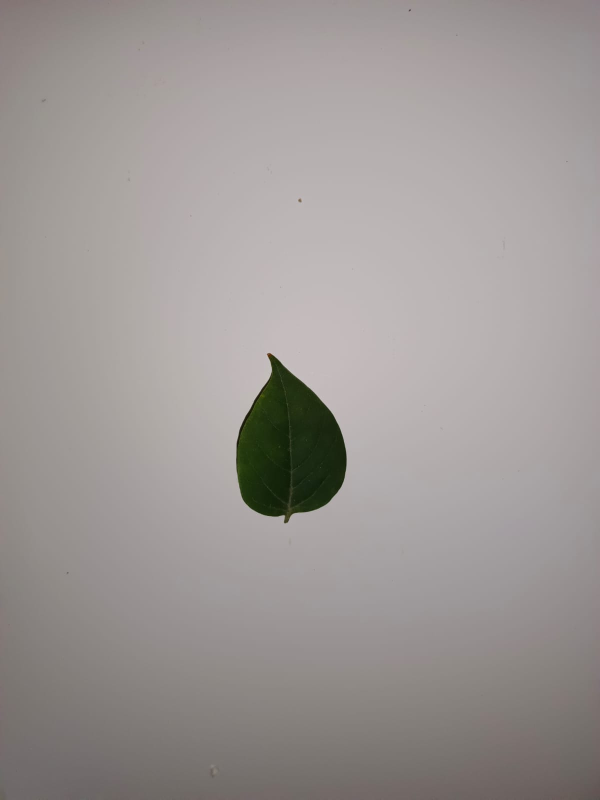
%> input picture data latih/bugenvil (1).jpg, 1200 x 1599 px (shown at 1/2 size); its folder holds 4 pictures in this run
$ octave pelatihan.m   (GNU Octave 9; MATLAB toolbox functions it lacks are replaced by stand-ins)
%> lines starting %> are read from the running program, lines starting %| are printed output that depends on the picture; in (x1, y1, x2, y2) boxes, pixels count from 0 and x2, y2 are one past the last pixel; in counts of white or black regions, pixels touching at a corner belong together; the program's own positions count from 1
clc; clear; close all; warning off all;

nama_folder = 'data latih';
nama_file = dir(fullfile(nama_folder,'*.jpg'));
jumlah_file = numel(nama_file);

area = zeros(1,jumlah_file);
perimeter = zeros(1,jumlah_file);
metric = zeros(1,jumlah_file);
eccentricity = zeros(1,jumlah_file);

% pengolahan citra terhadap seluruh file
for n = 1 : jumlah_file
    % membaca file citra rgb
    I = imread(fullfile(nama_folder, nama_file(n).name));
%> I is the input picture: size 1599x1200x3 uint8; mean R, G, B 157.2, 151.8, 149.9
    %figure,imshow(I);

    % Gryscale
    G = rgb2gray(I);
    %figure, imshow(G);

    K = imbinarize(G,0.45);
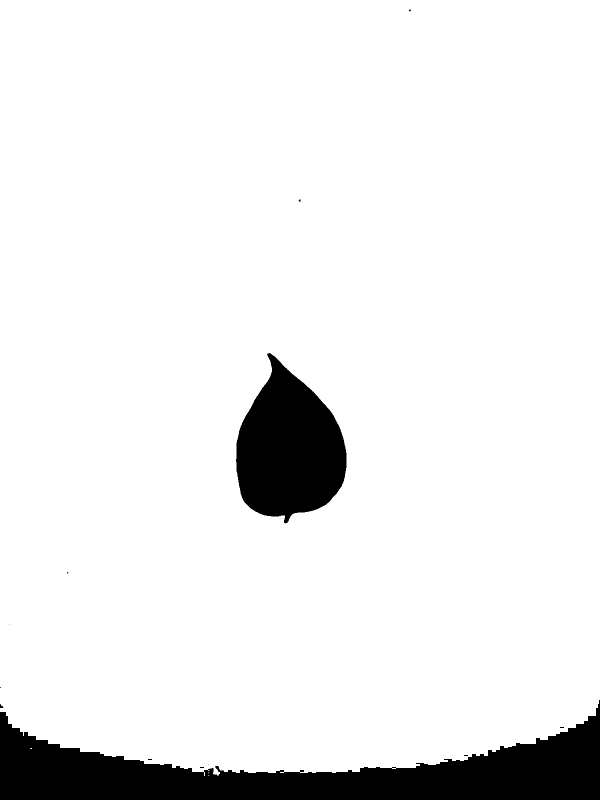
%> K: size 1599x1200 logical (shown at 1/2 size); 92% white; 13 black regions (10 under 20 px), largest, box (x1, y1, x2, y2) and area: (0, 1400, 1200, 1599) 103097, (472, 706, 693, 1047) 49431, (0, 1408, 7, 1416) 32
    %figure, imshow(K);

    % melakukan operasi komplemen
    L = imcomplement(K);
    %figure, imshow(L);

    % melakukan croping
    C = imcrop(L, [1 1 1200 1400]);
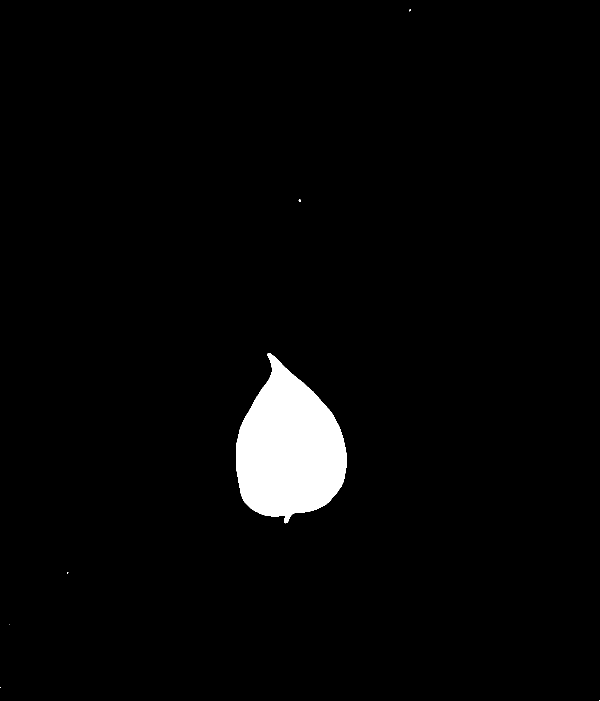
%> C: size 1401x1200 logical (shown at 1/2 size); 2.9% white; 7 white regions (6 under 20 px), largest, box (x1, y1, x2, y2) and area: (472, 706, 693, 1047) 49431
    %figure, imshow(C);

    % melakukan operasi morfologi
    % 1. closing
    str = strel('disk',5);
    M = imclose(C,str);
%> M: size 1401x1200 logical; 2.9% white; 7 white regions (6 under 20 px), largest, box (x1, y1, x2, y2) and area: (472, 706, 693, 1047) 49444
    %figure, imshow(M);

    % 2. filling holse
    N = imfill(M, 'holes');
    %figure, imshow(N);

    % 3. area opening
    O = bwareaopen(N, 5000);
    %figure, imshow(O);

    % ekstrasi ciri (bentuk)
    stats = regionprops(O,'Area','Perimeter', 'Eccentricity');
%> stats = 1 region; Area, Eccentricity and Perimeter: 49444 0.675 896.4
    area(n) = stats.Area;
    perimeter(n) = stats.Perimeter;
    metric(n) = 4*pi*area(n)/(perimeter(n)^2);
    eccentricity(n) = stats.Eccentricity;
end
%> pass 2 of the loop `for n = 1 : jumlah_file`:
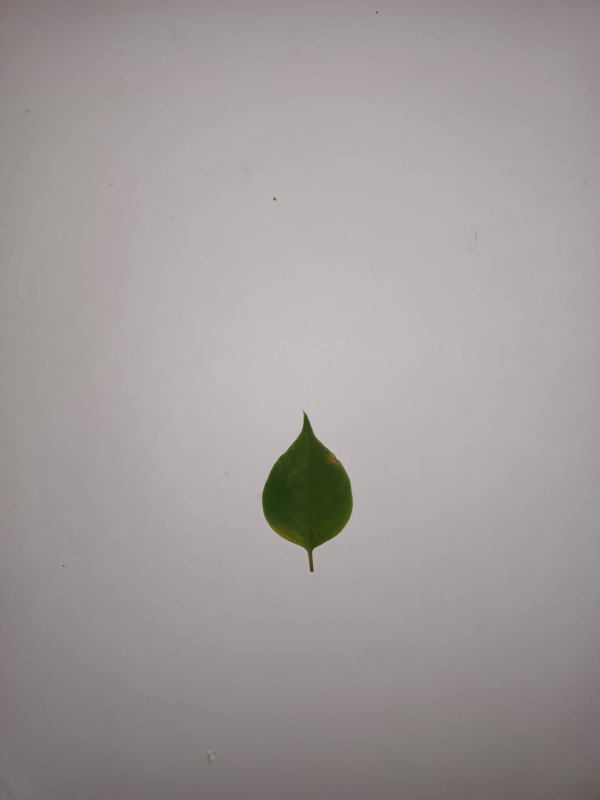
%> input picture data latih/bugenvil (10).jpg, 1200 x 1599 px (shown at 1/2 size)
%> I is the input picture: size 1599x1200x3 uint8; mean R, G, B 160.2, 154.5, 153.6
%> `K = imbinarize(G,0.45);`:
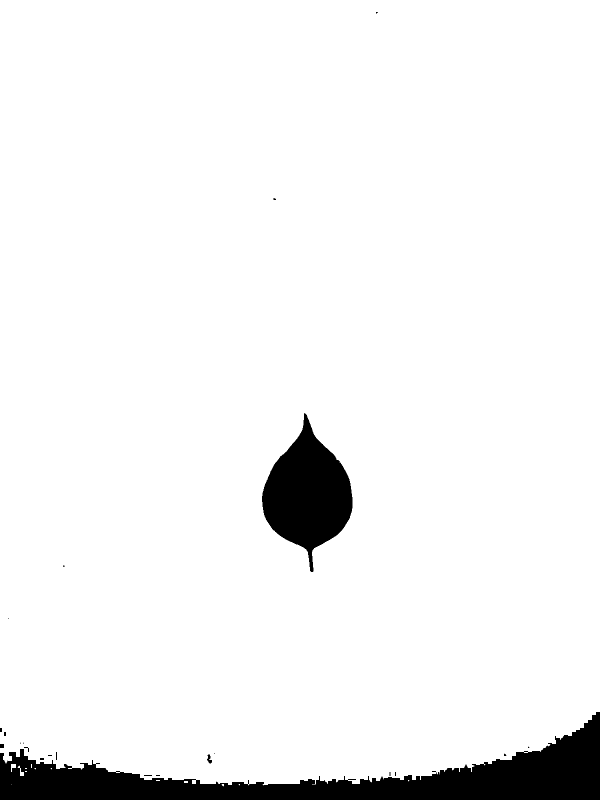
%> K: size 1599x1200 logical (shown at 1/2 size); 94.6% white; 23 black regions (13 under 20 px), largest, box (x1, y1, x2, y2) and area: (0, 1424, 1200, 1599) 73036, (524, 826, 705, 1144) 30723, (414, 1509, 424, 1527) 101
%> `C = imcrop(L, [1 1 1200 1400]);`:
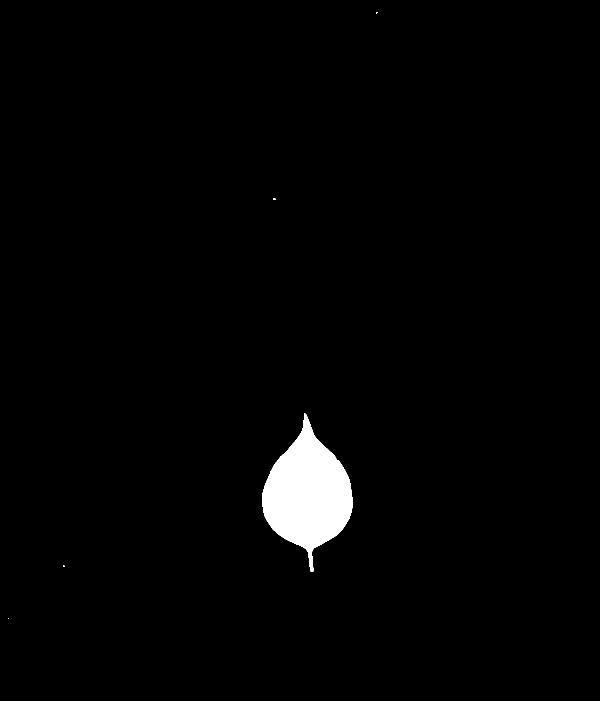
%> C: size 1401x1200 logical (shown at 1/2 size); 1.8% white; 5 white regions (4 under 20 px), largest, box (x1, y1, x2, y2) and area: (524, 826, 705, 1144) 30723
%> M: size 1401x1200 logical; 1.8% white; 5 white regions (4 under 20 px), largest, box (x1, y1, x2, y2) and area: (524, 826, 705, 1144) 30734
%> stats = 1 region; Area, Eccentricity and Perimeter: 30734 0.67 775.8
%> pass 3 of the loop `for n = 1 : jumlah_file`:
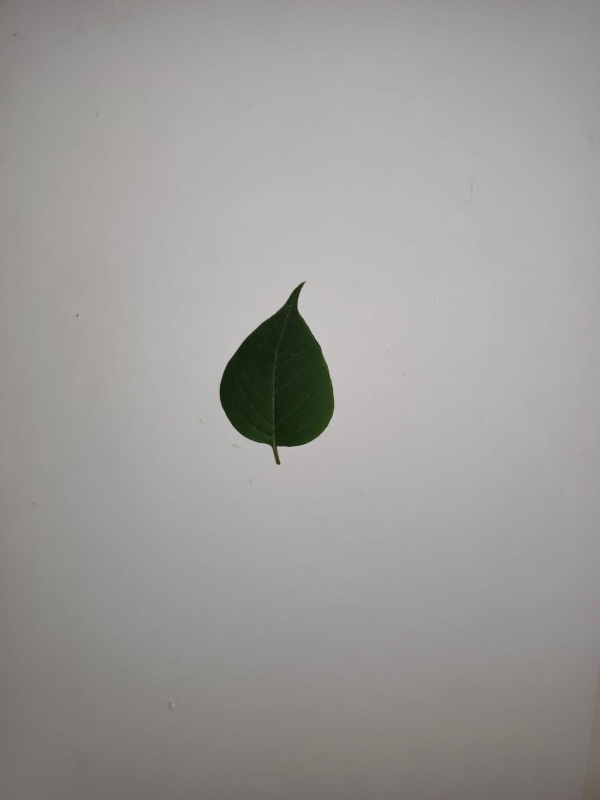
%> input picture data latih/bugenvil (100).jpg, 1200 x 1599 px (shown at 1/2 size)
%> I is the input picture: size 1599x1200x3 uint8; mean R, G, B 156.8, 155.1, 152.3
%> `K = imbinarize(G,0.45);`:
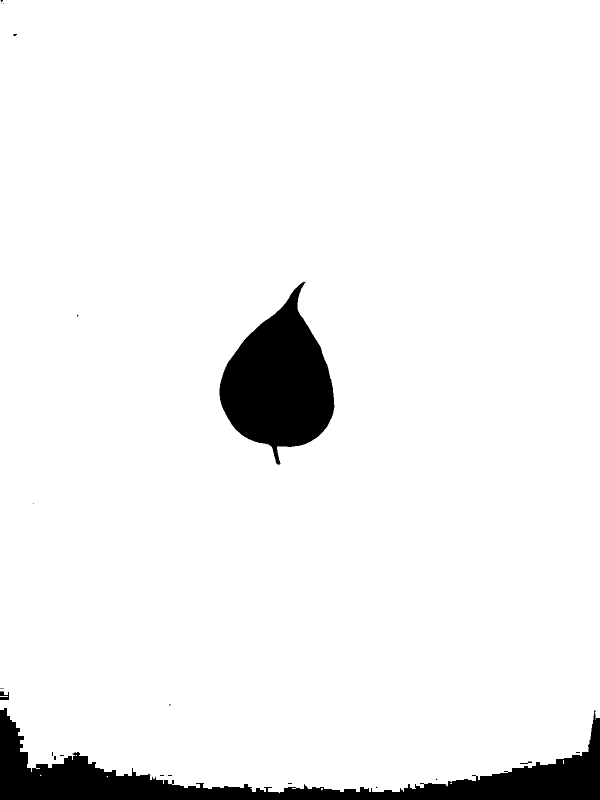
%> K: size 1599x1200 logical (shown at 1/2 size); 94.4% white; 21 black regions (15 under 20 px), largest, box (x1, y1, x2, y2) and area: (0, 1416, 1200, 1599) 59103, (439, 563, 669, 930) 47681, (0, 1383, 18, 1400) 216, (1040, 1523, 1064, 1528) 56, (108, 1512, 112, 1520) 32, (26, 68, 34, 72) 23
%> `C = imcrop(L, [1 1 1200 1400]);`:
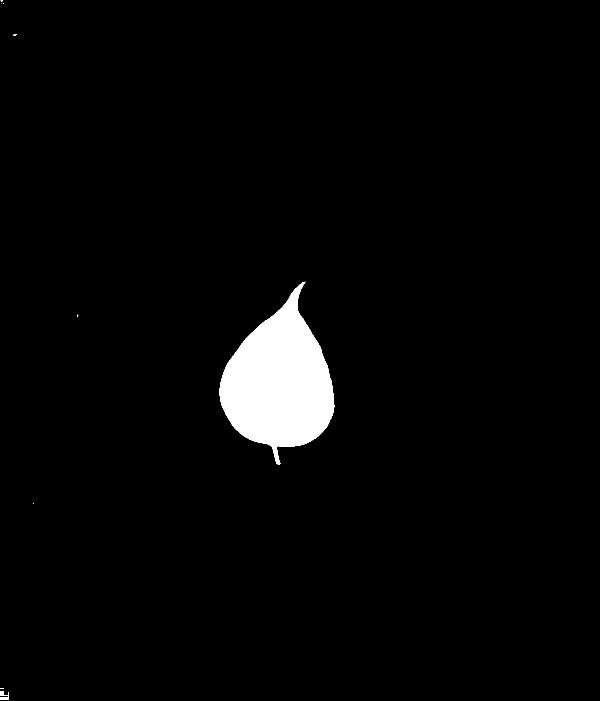
%> C: size 1401x1200 logical (shown at 1/2 size); 2.9% white; 9 white regions (6 under 20 px), largest, box (x1, y1, x2, y2) and area: (439, 563, 669, 930) 47681, (0, 1383, 18, 1400) 216, (26, 68, 34, 72) 23
%> M: size 1401x1200 logical; 2.9% white; 6 white regions (2 under 20 px), largest, box (x1, y1, x2, y2) and area: (439, 563, 669, 930) 47690, (0, 1376, 18, 1400) 328, (1, 0, 8, 8) 38, (26, 68, 34, 72) 23
%> O: size 1401x1200 logical; 2.8% white; 1 white region, box (x1, y1, x2, y2) and area: (439, 563, 669, 930) 47690
%> stats = 1 region; Area, Eccentricity and Perimeter: 47690 0.643 957.6
%> the loop made 4 passes; the first 3 are shown

% menysun variabel input
input = [metric;eccentricity];
% menyusun variabel target
target = zeros(1,jumlah_file);
target(1:100) = 1;
target(101:200) = 2;

% membagun arsitektur jst
rng('default');
%> (the run ends here)
